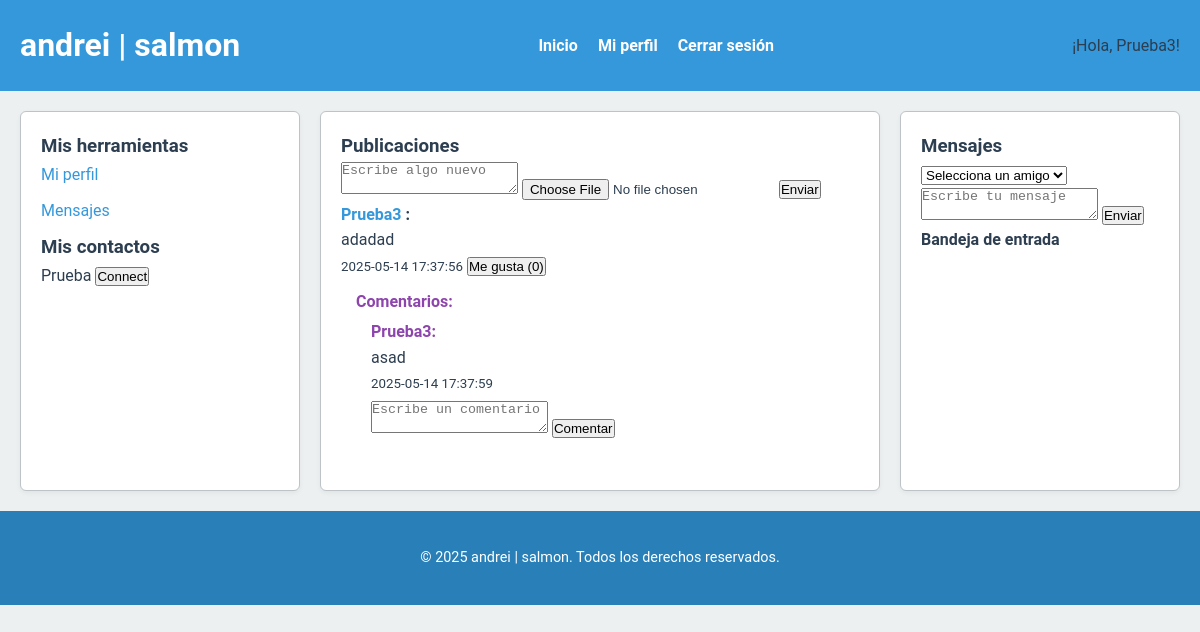
/index.php (signed in), run on an earlier commit of the app's database.
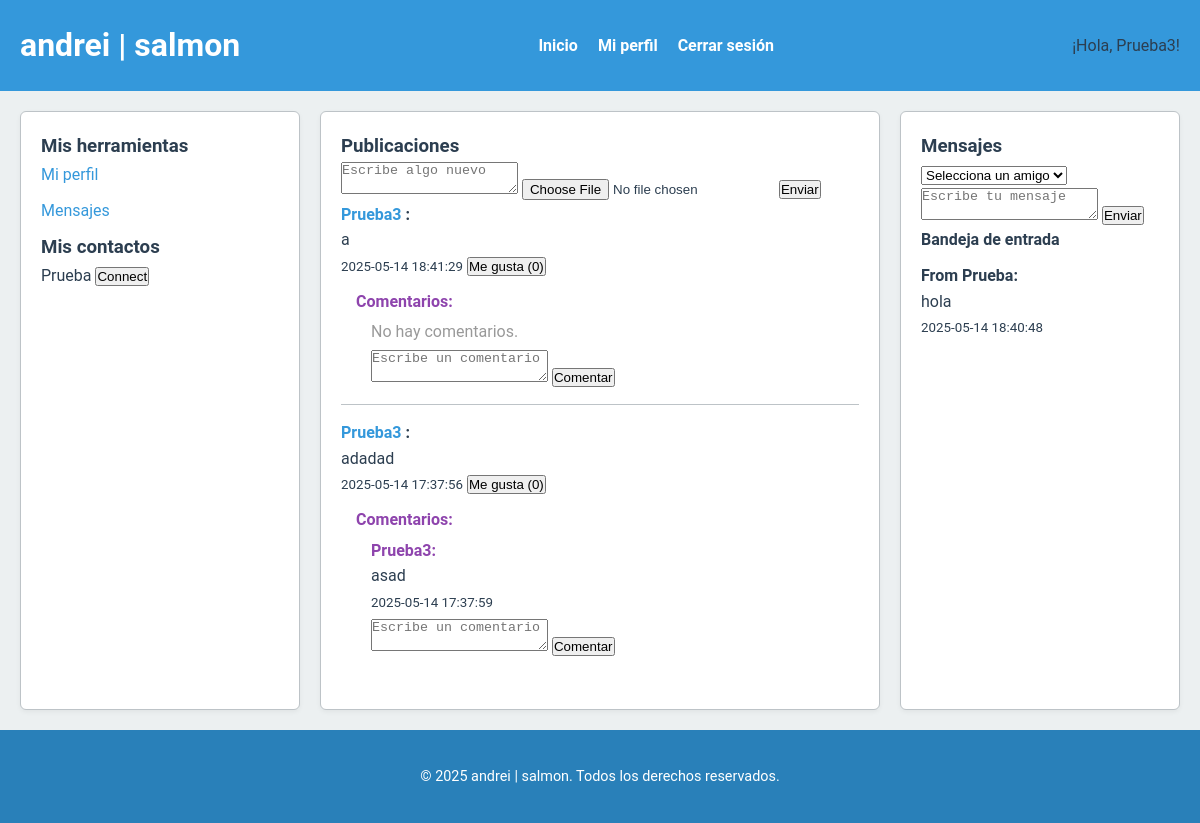
And on a later commit of the database.
### tables this page shows
CREATE TABLE users (
            id INTEGER PRIMARY KEY AUTOINCREMENT,
            username TEXT UNIQUE NOT NULL,
            password TEXT NOT NULL
        );

CREATE TABLE comments (
            id INTEGER PRIMARY KEY AUTOINCREMENT,
            post_id INTEGER NOT NULL,
            user_id INTEGER NOT NULL,
            content TEXT NOT NULL,
            created_at DATETIME DEFAULT CURRENT_TIMESTAMP,
            FOREIGN KEY(post_id) REFERENCES posts(id),
            FOREIGN KEY(user_id) REFERENCES users(id)
        );

CREATE TABLE messages (
            id INTEGER PRIMARY KEY AUTOINCREMENT,
            sender_id INTEGER NOT NULL,
            recipient_id INTEGER NOT NULL,
            content TEXT NOT NULL,
            created_at DATETIME DEFAULT CURRENT_TIMESTAMP,
            FOREIGN KEY(sender_id) REFERENCES users(id),
            FOREIGN KEY(recipient_id) REFERENCES users(id)
        );

### src/Models/User.php (called while the page is built, shortened)
<?php
class User {
    private $db;
    public function __construct($db) {
        $this->db = $db;
    }
    public function findById($id) {
        $stmt = $this->db->prepare('SELECT * FROM users WHERE id = ?');
        $stmt->bindValue(1, $id, SQLITE3_INTEGER);
        $result = $stmt->execute();
        return $result->fetchArray(SQLITE3_ASSOC);
    }
    public function getAllExcept($excludeId) {
        $stmt = $this->db->prepare('SELECT * FROM users WHERE id != ?');
        $stmt->bindValue(1, $excludeId, SQLITE3_INTEGER);
        $result = $stmt->execute();
        $users = [];
        while ($row = $result->fetchArray(SQLITE3_ASSOC)) {
            $users[] = $row;
        }
        return $users;
    }
}
?>

### src/Helpers/Utils.php (called while the page is built, shortened)
<?php
function escape($string) {
    return htmlspecialchars($string, ENT_QUOTES, 'UTF-8');
}
?>

### src/Models/Post.php (called while the page is built, shortened)
<?php
class Post {
    private $db;
    public function __construct($db) {
        $this->db = $db;
    }
    public function getFeedPosts($userId) {
        $stmt = $this->db->prepare('
            SELECT
                posts.id AS post_id,
                posts.user_id AS post_user_id,
                posts.content,
                posts.image_path,
                posts.created_at,
                users.username,
                (SELECT COUNT(*) FROM likes WHERE likes.post_id = posts.id) AS like_count
            FROM posts
            JOIN users ON posts.user_id = users.id
            WHERE posts.user_id = ?
               OR posts.user_id IN (SELECT friend_id FROM connections WHERE user_id = ?)
            ORDER BY posts.created_at DESC
        ');
        $stmt->bindValue(1, $userId, SQLITE3_INTEGER);
        $stmt->bindValue(2, $userId, SQLITE3_INTEGER);
        $result = $stmt->execute();
        $posts = [];
        while ($row = $result->fetchArray(SQLITE3_ASSOC)) {
            $posts[] = $row;
        }
        return $posts;
    }
}
?>

### src/Models/Comment.php (called while the page is built, shortened)
<?php
class Comment {
    private $db;
    public function __construct($db) {
        $this->db = $db;
    }
    public function getCommentsByPostId($postId) {
        $stmt = $this->db->prepare('
            SELECT c.*, u.username
            FROM comments c
            JOIN users u ON c.user_id = u.id
            WHERE c.post_id = ?
            ORDER BY c.created_at ASC
        ');
        $stmt->bindValue(1, $postId, SQLITE3_INTEGER);
        $result = $stmt->execute();
        $comments = [];
        while ($row = $result->fetchArray(SQLITE3_ASSOC)) {
            $comments[] = $row;
        }
        return $comments;
    }
}
?>

### src/Models/Message.php (called while the page is built, shortened)
<?php
class Message {
    private $db;
    public function __construct($db) {
        $this->db = $db;
    }
    public function getInbox($userId) {
        $stmt = $this->db->prepare('
            SELECT m.*, u.username AS sender_username
            FROM messages m
            JOIN users u ON m.sender_id = u.id
            WHERE m.recipient_id = ?
            ORDER BY m.created_at DESC
        ');
        $stmt->bindValue(1, $userId, SQLITE3_INTEGER);
        $result = $stmt->execute();
        $messages = [];
        while ($row = $result->fetchArray(SQLITE3_ASSOC)) {
            $messages[] = $row;
        }
        return $messages;
    }
}
?>

### views/home.php (the view, shortened to what this page needs)
<?php
include_once __DIR__ . '/header.php';
if (!isset($db)) {
    $db = (new Database())->getConnection();
}
require_once __DIR__ . '/../src/Models/Post.php';
$postModel = new Post($db);
$posts = $postModel->getFeedPosts($_SESSION['user_id']);
require_once __DIR__ . '/../src/Models/Comment.php';
$commentModel = new Comment($db);
foreach ($posts as &$post) {
    $post['comments'] = $commentModel->getCommentsByPostId($post['post_id']);
}
$others = $userModel->getAllExcept($_SESSION['user_id']);
require_once __DIR__ . '/../src/Models/Message.php';
$messageModel = new Message($db);
$messages = $messageModel->getInbox($_SESSION['user_id']);
?>
<main>
    <div class="left pane">
        <h3>Mis herramientas</h3>
        <ul>
            <li><a href="?action=profile">Mi perfil</a></li>
            <li><a href="#messages">Mensajes</a></li>
        </ul>
        <h3>Mis contactos</h3>
        <ul>
            <?php foreach ($others as $other): ?>
                <li>
                    <?php echo escape($other['username']); ?>
                    <form method="post" style="display:inline;">
                        <button type="submit">Connect</button>
                    </form>
                </li>
            <?php endforeach; ?>
        </ul>
    </div>
    <div class="center pane">
        <h3>Publicaciones</h3>
        <form method="post" enctype="multipart/form-data">
            <textarea name="content" placeholder="Escribe algo nuevo" required></textarea>
            <input type="file" name="image" accept=".jpg,.jpeg,.png">
            <button type="submit">Enviar</button>
        </form>
        <?php foreach ($posts as $post): ?>
            <div class="post">
                <strong>
                    <a href="?action=profile&user_id=<?php echo $post['post_user_id']; ?>">
                        <?php echo escape($post['username']); ?>
                    </a>:
                </strong>
                <p><?php echo escape($post['content']); ?></p>
                <small><?php echo escape($post['created_at']); ?></small>
                <form method="post" style="display:inline;">
                    <button type="submit">Me gusta (<?php echo $post['like_count']; ?>)</button>
                </form>
                <div class="comments" style="margin-top:10px;">
                    <strong>Comentarios:</strong>
                    <?php if (!empty($post['comments'])): ?>
                        <?php foreach ($post['comments'] as $comment): ?>
                            <div style="margin: 5px 0 0 15px;">
                                <strong><?php echo escape($comment['username']); ?>:</strong>
                                <p style="margin:0;"><?php echo escape($comment['content']); ?></p>
                                <small><?php echo escape($comment['created_at']); ?></small>
                            </div>
                        <?php endforeach; ?>
                    <?php else: ?>
                        <p style="margin: 5px 0 0 15px; color:#999;">No hay comentarios.</p>
                    <?php endif; ?>
                    <form method="post" style="margin-top: 5px; margin-left:15px;">
                        <textarea name="comment_content" rows="2" placeholder="Escribe un comentario" required></textarea>
                        <button type="submit">Comentar</button>
                    </form>
                </div>
            </div>
        <?php endforeach; ?>
    </div>
    <div class="right pane" id="messages">
        <h3>Mensajes</h3>
        <form method="post">
            <select name="recipient_id" required>
                <option value="" disabled selected>Selecciona un amigo</option>
            </select>
            <textarea name="message_content" placeholder="Escribe tu mensaje" required></textarea>
            <button type="submit">Enviar</button>
        </form>
        <h4>Bandeja de entrada</h4>
        <?php foreach ($messages as $message): ?>
            <div class="message">
                <strong>From <?php echo escape($message['sender_username']); ?>:</strong>
                <p><?php echo escape($message['content']); ?></p>
                <small><?php echo escape($message['created_at']); ?></small>
            </div>
        <?php endforeach; ?>
    </div>
</main>
<?php
include_once __DIR__ . '/footer.php';
?>

### public/index.php (shortened to what this page needs)
<?php
require_once __DIR__ . '/../src/Helpers/Utils.php';
$dbConnection = (new Database())->getConnection();
$action = $_GET['action'] ?? ($_POST['action'] ?? '');
switch ($action) {
    default:
        if (isset($_SESSION['user_id'])) {
            require_once __DIR__ . '/../src/Models/User.php';
            $userModel = new User($dbConnection);
            $user = $userModel->findById($_SESSION['user_id']);
            require_once __DIR__ . '/../views/home.php';
        } else {
            header("Location: index.php?action=login");
            exit;
        }
        break;
}
?>

### views/header.php (shortened to what this page needs)
<!DOCTYPE html>
<html lang="es">
<head>
    <link rel="stylesheet" href="assets/css/styles.css">
</head>
<body>
<header>
    <div class="header-container">
        <h1>andrei | salmon</h1>
        <nav>
            <ul>
                <li><a href="index.php">Inicio</a></li>
                <li><a href="index.php?action=profile">Mi perfil</a></li>
                <li><a href="?action=logout">Cerrar sesión</a></li>
            </ul>
        </nav>
        <div class="user-info">
            <?php
            if (isset($user) && isset($user['username'])) {
                echo "¡Hola, " . escape($user['username']) . "!";
            } else {
                echo "¡Hola, Usuario!";
            }
            ?>
        </div>
    </div>
</header>

### views/footer.php (shortened to what this page needs)
<footer>
    <div class="container">
        <p>&copy; <?php echo date("Y"); ?> andrei | salmon. Todos los derechos reservados.</p>
    </div>
</footer>
</body>
</html>

### public/assets/css/styles.css (style rules this page uses)
* { margin: 0; padding: 0; box-sizing: border-box; }
:root { --primary-color: #3498db; --primary-dark: #2980b9; --accent-color: #8e44ad; --bg-color: #ecf0f1; --text-color: #2c3e50; --divider-color: #bdc3c7; --error-color: #e74c3c; --font-family: 'Roboto', sans-serif; }
body { font-family: var(--font-family); font-size: 16px; background-color: var(--bg-color); color: var(--text-color); line-height: 1.6; }
header { background-color: var(--primary-color); padding: 20px 0; }
.header-container { max-width: 1200px; margin: 0 auto; padding: 0 20px; display: flex; justify-content: space-between; align-items: center; }
header h1 { font-size: 2rem; color: #fff; }
header nav ul { list-style: none; display: flex; gap: 20px; }
header nav ul li a { color: #fff; text-decoration: none; font-weight: bold; transition: color 0.2s ease-in-out; }
footer { background-color: var(--primary-dark); padding: 15px 0; text-align: center; color: #fff; font-size: 0.9rem; }
.container { max-width: 1200px; margin: 0 auto; padding: 20px; }
form { width: 100%; }
main { max-width: 1200px; margin: 20px auto; display: grid; grid-template-columns: 1fr 2fr 1fr; gap: 20px; padding: 0 20px; }
.pane { background: #fff; border: 1px solid var(--divider-color); border-radius: 6px; padding: 20px; box-shadow: 0 2px 5px rgba(0, 0, 0, 0.05); }
.pane ul { list-style: none; padding-left: 0; }
.pane ul li { margin-bottom: 10px; }
.post { border-bottom: 1px solid var(--divider-color); padding-bottom: 15px; margin-bottom: 15px; }
.post:last-child { border-bottom: none; }
.comments { margin-top: 10px; padding-left: 15px; }
.comments div { margin-bottom: 10px; }
.comments strong { color: var(--accent-color); }
.message { border-bottom: 1px solid var(--divider-color); padding: 10px 0; }
.message:last-child { border-bottom: none; }
a { text-decoration: none; color: var(--primary-color); transition: color 0.2s; }

What changed in the data, as far as the page shows it:
added messages: sender.username "Prueba", content "hola", created_at "2025-05-14 18:40:48"
Also different on the page:
new list line: "Prueba3 : a 2025-05-14 18:41:29 Me gusta ( 0 ) Comentarios: No hay comentarios.  Comentar"
